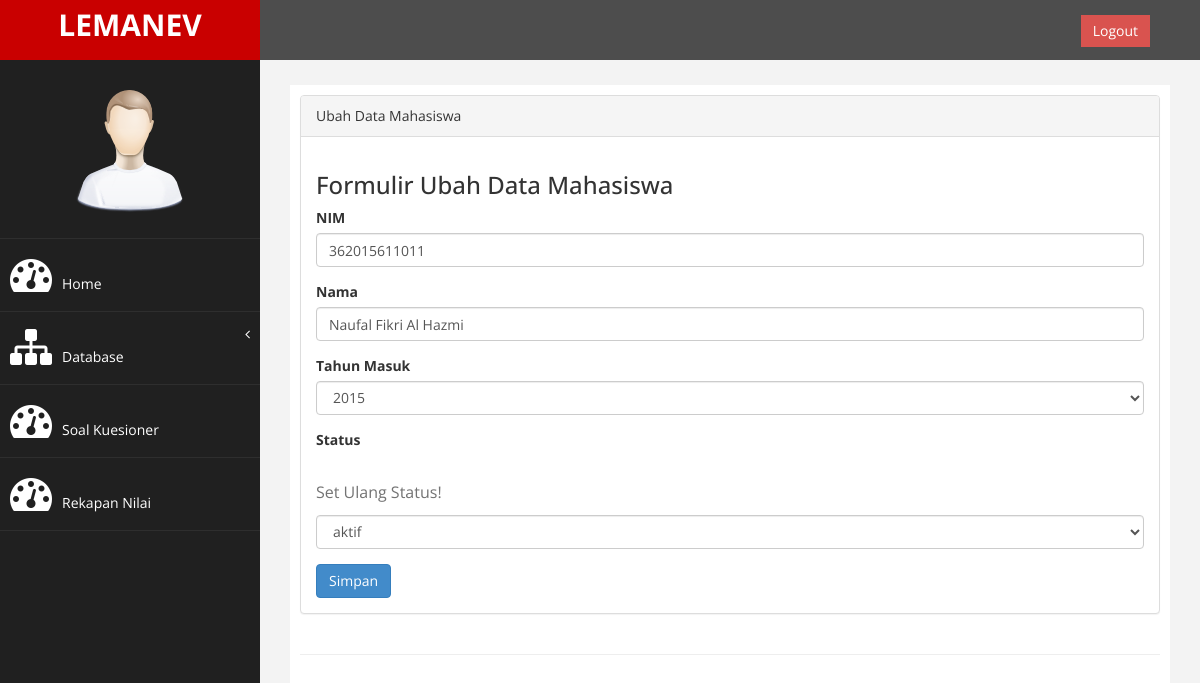
/index.php?page=mahasiswa&aksi=ubah&nim=362015611011 (signed in), run on the app's committed database.
### tables this page shows
CREATE TABLE `tb_mahasiswa` (
  `nim` varchar(13) NOT NULL,
  `nama` varchar(255) NOT NULL,
  `tahun_masuk` varchar(4) NOT NULL,
  `status` enum('aktif','nonaktif') NOT NULL
);

### page/mahasiswa/ubah.php (the view, shortened to what this page needs)
<?php
if ($_SESSION['admin']) {
$nim = $_GET['nim'];
$sql = $conn->query("select * from tb_mahasiswa where nim='$nim'");
$tampil = $sql->fetch_assoc();
$tahun = $tampil['tahun_masuk'];
?>
<div class="panel panel-default">
    <div class="panel-heading">
        Ubah Data Mahasiswa
    </div>
    <div class="panel-body">
        <div class="row">
            <div class="col-md-12">
                <h3>Formulir Ubah Data Mahasiswa</h3>
                <form method="POST">
                    <div class="form-group">
                        <label>NIM</label>
                        <input class="form-control" name="nim" value="<?= $tampil['nim']; ?>" />
                    </div>
                    <div class="form-group">
                        <label>Nama</label>
                        <input class="form-control" name="nama" value="<?= $tampil['nama']; ?>">
                    </div>
                    <div class="form-group">
                        <label>Tahun Masuk</label>
                        <select class="form-control" name="tahun_masuk">
                            <?php
                            $tahun_masuk = date("Y");
                            for ($i = $tahun_masuk - 8; $i <= $tahun_masuk; $i++) {
                                if ($i == $tahun) {
                                    echo '<option value="' . $i . '" selected>' . $i . '</option>';
                                } else {
                                    echo '<option value="' . $i . '">' . $i . '</option>';
                                }
                            }
                            ?>
                        </select>
                    </div>
                    <div class="form-group">
                        <label>Status</label>
                        <p class="help-block">Set Ulang Status!</p>
                        <?php
                        $table_name = 'tb_mahasiswa';
                        $column_name2 = "status";
                        ?>
                        <select class="form-control" name="status">
                            <?php
                            $result = $conn->query("SELECT COLUMN_TYPE FROM INFORMATION_SCHEMA.COLUMNS WHERE TABLE_NAME = '$table_name' AND COLUMN_NAME = '$column_name2'")
                                or die(mysql_error());
                            $row = mysqli_fetch_array($result);
                            $enumList = explode(",", str_replace("'", "", substr($row['COLUMN_TYPE'], 5, (strlen($row['COLUMN_TYPE']) - 6))));
                            foreach ($enumList as $value)
                                echo "<option value=" . $value . ">$value</option>";
                            ?>
                        </select>
                    </div>
                    <div><input type="submit" name="simpan" value="Simpan" class="btn btn-primary"></div>
                </form>
            </div>
        </div>
    </div>
</div>
        <?php
} else {
    header("location:login.php");
}
?>

### assets/css/custom.css (style rules this page uses)
body { font-family: 'Open Sans', sans-serif; }
p { font-size:16px; line-height:25px; padding-top:20px; }

### data on the page
tb_mahasiswa: nim "362015611011", nama "Naufal Fikri Al Hazmi", tahun_masuk "2015"

### other printed values
form field status "aktif"
